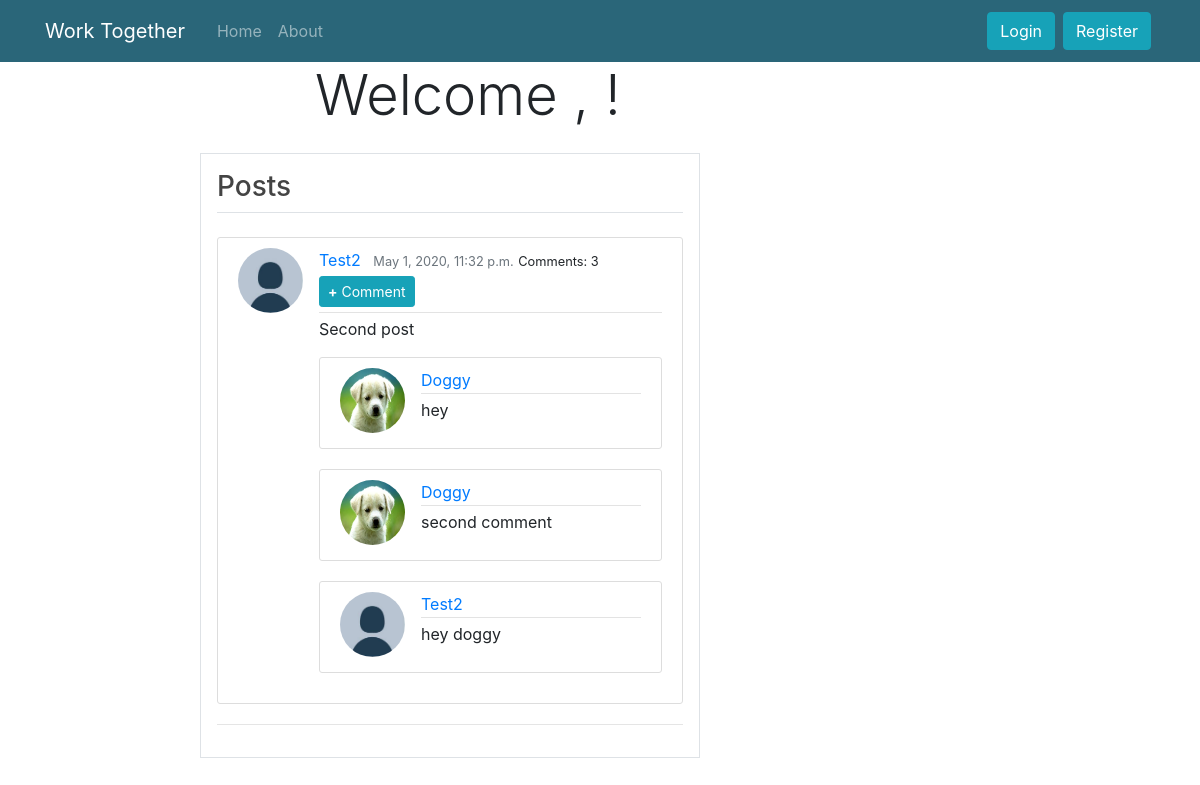
Screenshot of /post/3/ with the database file from the repository.
### grp/models.py (models this page shows, shortened)
class Post(models.Model):
    content = models.CharField(max_length=100)
    grpname = models.CharField(max_length=100, default='TECAPP')
    date_posted = models.DateTimeField(default = timezone.now)
    author = models.ForeignKey(User, on_delete=models.CASCADE)

class Comment(models.Model):
    post = models.ForeignKey('grp.Post', on_delete=models.CASCADE, related_name='comments')
    author = models.ForeignKey(User, on_delete=models.CASCADE)
    text = models.TextField()
    created_date = models.DateTimeField(default=timezone.now)

### users/models.py (models this page shows, shortened)
class Profile(models.Model):
    user = models.OneToOneField(User, on_delete=models.CASCADE)
    group = models.CharField(max_length=100, choices=GROUPS)
    email = models.EmailField(max_length=150)
    image = models.ImageField(default='default.JPG', upload_to='profile_pics')
    friends	= models.ManyToManyField("self")
    notif_count	= models.PositiveSmallIntegerField(default=0)
    institute = models.CharField(max_length = 200, default='')
    signup_confirmation = models.BooleanField(default=False)

### grp/views.py (the view)
# urls.py: path('post/<int:pk>/', PostDetailView.as_view(), name='post-detail'),
class PostDetailView(DetailView):
    model= Post

### grp/templates/grp/Post_detail.html (shortened to what this page needs)
{% extends "users/base.html" %}
{% block content %}
      <div class='row'>
        <div class='col-sm-3'></div>
        <div class='col-sm-5'><div class="display-4">Welcome , {{user.username}}! </div></div>
        <div class='col-sm-1'></div>
        <div class='col-sm-3'></div>
      </div>
      <br>
      <div class ='row'>
          <div class='col-sm-2'></div>
          <div class="col-sm-5 border p-3">
             <legend class="border-bottom mb-4"><h3>Posts</h3></legend>
             <article class="media content-section">
              <img class="rounded-circle article-img" src="{{ post.author.profile.image.url }}">
              <div class="media-body">
                <div class="article-metadata">
                  <a class="mr-2" href="#">{{ object.author }}</a>
                  <small class="text-muted">{{ object.date_posted}}</small>
                  <small class="mr-2" >Comments: {{object.comments.count }}</small>
                  <a href="{% url 'post-comment' object.id %}"><button class='btn btn-info btn-sm mt-1 mb-1 '> <strong>+</strong> Comment </button></a>
                </div>
                <p class="article-content">{{ post.content }}</p>
            {% for comment in object.comments.all %}
            <article class="media content-section">
                <img class="rounded-circle article-img" src="{{ comment.author.profile.image.url }}">
                <div class="media-body">
                <div class="article-metadata">
                    <a class="mr-2" href="#">{{ comment.author }}</a>
                </div>
                    <p class="article-content">{{ comment.text }}</p>
                </div>
            </article>
        {% empty %}
          <p>No comments here yet :(</p>
        {% endfor %}
              </div>
            </article>
            <hr>
          </div>
{% endblock content %}

### users/templates/users/base.html (shortened to what this page needs)
{% load static %}
<!DOCTYPE html>
<html>
<head>
    <link rel="stylesheet" type="text/css" href="{% static 'users/main.css' %}">
    <link rel="stylesheet" href="https://maxcdn.bootstrapcdn.com/bootstrap/4.4.1/css/bootstrap.min.css">
</head>
<body>
    <header class="site-header">
      <nav class="navbar navbar-expand-md navbar-dark" style="background-color:  #2a6679;" >
        <div class="container">
          <a class="navbar-brand mr-4" href="{% url 'homepage' %}">Work Together</a>
          <div class="collapse navbar-collapse" id="navbarToggle">
            <div class="navbar-nav mr-auto">
              {% if user.is_authenticated %}
              <a class="nav-item nav-link" href="{% url 'user-home' %}">Home</a>
              {% else %}
              <a class="nav-item nav-link" href="{% url 'homepage' %}">Home</a>
              {% endif %}
              <a class="nav-item nav-link" href="{% url 'about' %}">About</a>
            </div>
            <div class="navbar-nav">
              {% if user.is_authenticated %}
                <a class="btn btn-info mx-1 my-1" href="{% url 'updateProfile' %}">Profile</a>
                  <a class="btn btn-info mx-1 my-1" data-toggle="modal" id='notif_btn' data-target="#notifModal"> Notifications <span class="badge badge-light" id="notif_count_span">{{user.notif_count}}</span> </a>
              <div class="modal" id="notifModal">
                <div class="modal-dialog modal-dialog-scrollable">
                  <div class="modal-content">
                    <div class="modal-header">
                      <h1 class="modal-title">Notifications</h1>
                      <button type="button" class="close" data-dismiss="modal">×</button>
                    </div>
                    <div class="modal-body" id='notif_body'>
                      <h3>No Notifications</h3>
                    </div>
                    <div class="modal-footer">
                      <button type="button" class="btn btn-danger" data-dismiss="modal">Close</button>
                    </div>
                  </div>
                </div>
              </div>
                <a class="btn btn-info mx-1 my-1" href="{% url 'logout' %}">Logout</a>
              {% else %}
                <a class="btn btn-info mx-1 my-1" href="{% url 'login' %}">Login</a>
                <a class="btn btn-info mx-1 my-1" href="{% url 'register' %}">Register</a>
              {% endif %}
            </div>
          </div>
        </div>
      </nav>
    </header>
    <div class="container-fluid">
          {% block content %}{% endblock %}
        </div>
</body>
</html>

### users/static/users/main.css (style rules this page uses)
body { background: #fafafa; color: #333333; margin-top: 5rem; }
h1, h2, h3, h4, h5, h6 { color: #444444; }
.site-header .navbar-nav .nav-link { color: #cbd5db; }
.content-section { background: #ffffff; padding: 10px 20px; border: 1px solid #dddddd; border-radius: 3px; margin-bottom: 20px; }
.article-content { white-space: pre-line; }
.article-img { height: 65px; width: 65px; margin-right: 16px; }
.article-metadata { padding-bottom: 1px; margin-bottom: 4px; border-bottom: 1px solid #e3e3e3 }

### rows the page displays
Post: author.profile.image (placeholder picture), author "Test2", date_posted "May 1, 2020, 11:32 p.m.", comments.count "3", content "Second post"
Comment: author.profile.image (picture), author "Doggy", text "hey"
Comment: author.profile.image (picture), author "Doggy", text "second comment"
Comment: author.profile.image (placeholder picture), author "Test2", text "hey doggy"
